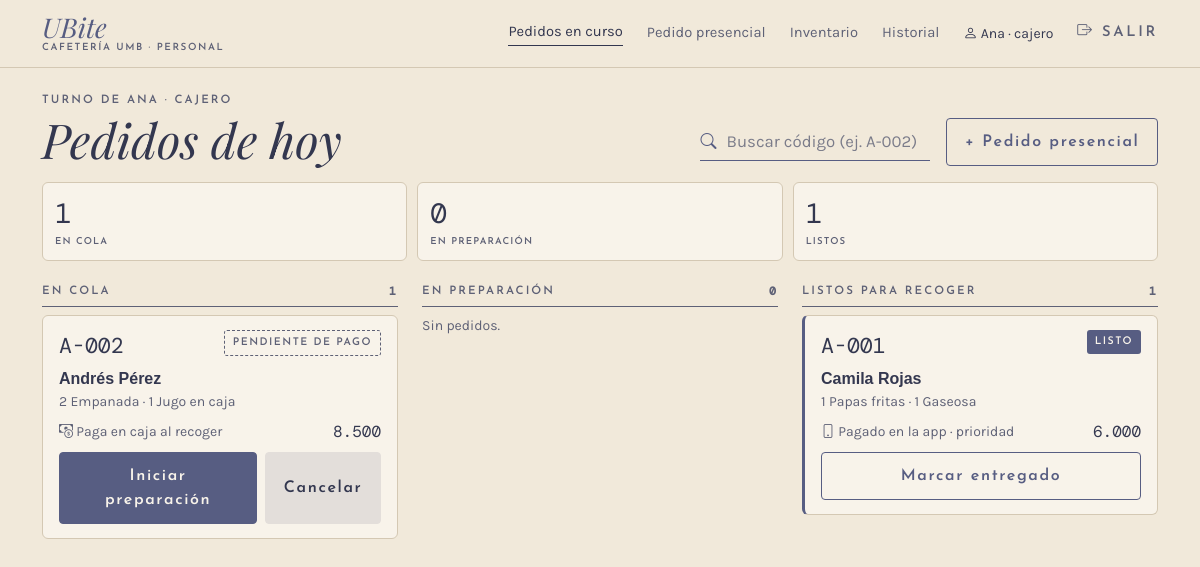
Screenshot of /caja/ (signed in) with the database file from the repository.
### app/models.py (models this page shows, shortened)
class Usuario(UserMixin, db.Model):
    __tablename__ = "usuario"
    __table_args__ = (
        db.CheckConstraint("rol IN ('cajero', 'administrador')", name="ck_usuario_rol"),
    )
    id_usuario = db.Column(db.Integer, primary_key=True, autoincrement=True)
    nombre = db.Column(db.Text, nullable=False)
    rol = db.Column(db.Text, nullable=False)
    username = db.Column(db.Text, nullable=False, unique=True)
    password_hash = db.Column(db.Text, nullable=False)
    activo = db.Column(db.Boolean, nullable=False, default=True)
    @property
    def is_active(self):
        return bool(self.activo)

class Pedido(db.Model):
    __tablename__ = "pedido"
    __table_args__ = (
        db.CheckConstraint("origen IN ('qr', 'presencial')", name="ck_pedido_origen"),
        db.CheckConstraint(
            "estado IN ('en_cola', 'en_preparacion', 'listo', 'entregado', 'cancelado')",
            name="ck_pedido_estado"),
        db.CheckConstraint("total >= 0", name="ck_pedido_total"),
    )
    TRANSICIONES = {
        "en_cola": {"en_preparacion", "listo", "cancelado"},
        "en_preparacion": {"listo", "cancelado"},
        "listo": {"entregado", "cancelado"},
        "entregado": set(),
        "cancelado": set(),
    }
    id_pedido = db.Column(db.Integer, primary_key=True, autoincrement=True)
    codigo = db.Column(db.Text, nullable=False, unique=True)
    id_cliente = db.Column(db.Integer, db.ForeignKey("cliente.id_cliente"), nullable=False)
    id_usuario = db.Column(db.Integer, db.ForeignKey("usuario.id_usuario"))
    fecha_hora = db.Column(db.DateTime, nullable=False, default=ahora)
    origen = db.Column(db.Text, nullable=False)
    estado = db.Column(db.Text, nullable=False, default="en_cola")
    total = db.Column(db.Float, nullable=False, default=0)
    cliente = db.relationship("Cliente", back_populates="pedidos")
    usuario = db.relationship("Usuario")
    detalles = db.relationship("DetallePedido", back_populates="pedido", lazy=True,
                               cascade="all, delete-orphan")
    pagos = db.relationship("Pago", back_populates="pedido", lazy=True)
    transacciones = db.relationship("Transaccion", back_populates="pedido", lazy=True)
    notificaciones = db.relationship("Notificacion", back_populates="pedido", lazy=True)

class Cliente(db.Model):
    __tablename__ = "cliente"
    id_cliente = db.Column(db.Integer, primary_key=True, autoincrement=True)
    nombre = db.Column(db.Text, nullable=False)
    telefono = db.Column(db.Text, nullable=False)
    fecha_registro = db.Column(db.DateTime, nullable=False, default=ahora)
    suscripcion_push = db.Column(db.Text)
    pedidos = db.relationship("Pedido", back_populates="cliente", lazy=True)

class DetallePedido(db.Model):
    __tablename__ = "detalle_pedido"
    __table_args__ = (
        db.CheckConstraint("cantidad > 0", name="ck_detalle_cantidad"),
        db.CheckConstraint("precio_unitario > 0", name="ck_detalle_precio"),
        db.CheckConstraint("subtotal = cantidad * precio_unitario", name="ck_detalle_subtotal"),
    )
    id_detalle = db.Column(db.Integer, primary_key=True, autoincrement=True)
    id_pedido = db.Column(db.Integer, db.ForeignKey("pedido.id_pedido"), nullable=False)
    id_producto = db.Column(db.Integer, db.ForeignKey("producto.id_producto"), nullable=False)
    cantidad = db.Column(db.Integer, nullable=False)
    precio_unitario = db.Column(db.Float, nullable=False)
    subtotal = db.Column(db.Float, nullable=False)
    pedido = db.relationship("Pedido", back_populates="detalles")
    producto = db.relationship("Producto")

class Producto(db.Model):
    __tablename__ = "producto"
    __table_args__ = (
        db.CheckConstraint("precio > 0", name="ck_producto_precio"),
        db.CheckConstraint("stock_actual >= 0", name="ck_producto_stock"),
        db.CheckConstraint("stock_minimo >= 0", name="ck_producto_minimo"),
    )
    id_producto = db.Column(db.Integer, primary_key=True, autoincrement=True)
    nombre = db.Column(db.Text, nullable=False)
    descripcion = db.Column(db.Text)
    precio = db.Column(db.Float, nullable=False)
    stock_actual = db.Column(db.Integer, nullable=False, default=0)
    stock_minimo = db.Column(db.Integer, nullable=False, default=0)
    activo = db.Column(db.Boolean, nullable=False, default=True)
    id_categoria = db.Column(db.Integer, db.ForeignKey("categoria.id_categoria"), nullable=False)
    categoria = db.relationship("Categoria", back_populates="productos")

### app/routes/caja.py (the view)
@bp.route("/")
@rol_requerido(*PERSONAL)
def cola():
    pedidos = servicios.cola_activa()
    columnas = {e: [p for p in pedidos if p.estado == e] for e in servicios.ACTIVOS}
    buscar = request.args.get("buscar", "").strip()
    encontrado = servicios.buscar_pedido(buscar) if buscar else None
    return render_template("caja/cola.html", columnas=columnas, buscar=buscar,
                           encontrado=encontrado)

### app/__init__.py (called while the page is built)
def pesos(valor):
    return f"{valor:,.0f}".replace(",", ".")

@login_manager.user_loader
def cargar_usuario(id_usuario):
    from .models import Usuario
    return db.session.get(Usuario, int(id_usuario))

### app/database.py (called while the page is built)
@event.listens_for(Engine, "begin")
def _iniciar(conexion):
    conexion.exec_driver_sql("BEGIN IMMEDIATE" if _escritura.get() else "BEGIN")

### app/routes/__init__.py (called while the page is built)
def rol_requerido(*roles):
    def decorador(vista):
        @wraps(vista)
        @login_required
        def envoltura(*args, **kwargs):
            if current_user.rol not in roles:
                abort(403)
            return vista(*args, **kwargs)
        return envoltura
    return decorador

def datos_menu():
    if not current_user.is_authenticated:
        return {}
    from flask import request
    admin = current_user.rol == "administrador"
    seccion = request.endpoint
    if seccion in ("inventario.entrada", "inventario.producto"):
        seccion = "inventario.lista"
    return {"es_admin": admin, "seccion": seccion,
            "menu_personal": MENU_ADMIN if admin else MENU_CAJERO,
            "menu_inferior": INFERIOR_ADMIN if admin else INFERIOR_CAJERO}

### app/routes/cliente.py (called while the page is built)
@bp.app_context_processor
def datos_carrito():
    carrito = session.get("carrito", {})
    return {"unidades_carrito": sum(carrito.values())}

### app/servicios.py (called while the page is built)
def cola_activa():
    pagado = exists().where(Pago.id_pedido == Pedido.id_pedido, Pago.estado == "aprobado")
    return (Pedido.query.filter(Pedido.estado.in_(ACTIVOS))
            .order_by(case((pagado, 0), else_=1), Pedido.fecha_hora).all())

### app/templates/caja/cola.html (shortened to what this page needs)
{% extends "caja/_base.html" %}
{% set titulos = {"en_cola": "En cola", "en_preparacion": "En preparación", "listo": "Listos para recoger"} %}
{% set cortos = {"en_cola": "En cola", "en_preparacion": "En preparación", "listo": "Listos"} %}
{% macro tarjeta(p) %}
{% set pago = p.pagos|selectattr("estado", "equalto", "aprobado")|first %}
<div class="tarjeta-pedido {{ 'prioridad' if pago }}">
  <div class="d-flex justify-content-between align-items-start">
    <span class="cod">{{ p.codigo }}</span>
    {% if p.estado == "listo" %}<span class="chip chip-oscuro">Listo</span>
    {% elif pago %}<span class="chip">Pagado</span>
    {% elif p.estado in ("en_cola", "en_preparacion") %}<span class="chip chip-punteado">Pendiente de pago</span>
    {% else %}<span class="chip">{{ ESTADOS[p.estado] }}</span>{% endif %}
  </div>
  <div class="fw-bold mt-1">{{ p.cliente.nombre }}</div>
  <div class="small suave">{% for d in p.detalles %}{{ d.cantidad }} {{ d.producto.nombre }}{% if not loop.last %} · {% endif %}{% endfor %}</div>
  <div class="d-flex justify-content-between align-items-center small mt-2 mb-2">
    <span class="suave">
      {% if pago and pago.metodo == "app" %}<i class="bi bi-phone"></i> Pagado en la app · prioridad
      {% elif pago %}<i class="bi bi-cash-coin"></i> Pagado en caja
      {% else %}<i class="bi bi-cash-coin"></i> Paga en caja al recoger{% endif %}
    </span>
    <span class="mono fs-6">{{ p.total|pesos }}</span>
  </div>
  {% if p.estado in ("en_cola", "en_preparacion", "listo") %}
  <form method="post" action="{{ url_for('caja.cambiar_estado', id_pedido=p.id_pedido) }}" class="d-flex gap-2">
    {% if p.estado == "en_cola" %}
      <button class="btn btn-ubite flex-fill" name="accion" value="preparar">Iniciar preparación</button>
    {% elif p.estado == "en_preparacion" %}
      <button class="btn btn-ubite flex-fill" name="accion" value="listo">Marcar como listo</button>
    {% elif pago %}
      <button class="btn btn-contorno flex-fill" name="accion" value="entregar">Marcar entregado</button>
    {% else %}
      <input type="hidden" name="cobrar" value="1">
      <button class="btn btn-ubite flex-fill" name="accion" value="entregar"
              onclick="return confirm('¿Cobrar $ {{ p.total|pesos }} en efectivo y entregar {{ p.codigo }}?')">Cobrar y entregar</button>
    {% endif %}
    {% if not (pago and pago.metodo == "app") %}
      <button class="btn btn-suave" name="accion" value="cancelar"
              onclick="return confirm('¿Cancelar {{ p.codigo }}?{% if pago %} Hay que devolverle $ {{ pago.monto|pesos }} en efectivo.{% endif %} Los productos vuelven al inventario.')">Cancelar</button>
    {% endif %}
  </form>
  {% endif %}
</div>
{% endmacro %}
{% block panel %}
<div class="d-flex flex-wrap justify-content-between align-items-end gap-3 mb-3">
  <div>
    <p class="etiqueta mb-1">Turno de {{ current_user.nombre.split(' ')[0] }} · {{ current_user.rol }}</p>
    <h1 class="titulo display-5 mb-0">Pedidos de hoy</h1>
  </div>
  <div class="d-flex flex-wrap gap-3 align-items-center">
    <form method="get" class="campo-icono buscador"><i class="bi bi-search"></i>
      <input class="form-control linea-campo" name="buscar" value="{{ buscar }}" placeholder="Buscar código (ej. A-002)">
    </form>
    <a class="btn btn-contorno d-none d-lg-inline-block" href="{{ url_for('caja.presencial') }}">+ Pedido presencial</a>
  </div>
</div>
<div class="resumen-estados mb-4">
  {% for estado, pedidos in columnas.items() %}
  <a href="#col-{{ estado }}" class="tarjeta"><span class="mono fs-3">{{ pedidos|length }}</span><span class="etiqueta">{{ cortos[estado] }}</span></a>
  {% endfor %}
</div>
<div class="row g-4">
  {% for estado, pedidos in columnas.items() %}
  <section class="col-lg-4 columna-cola" id="col-{{ estado }}">
    <h2 class="etiqueta"><span>{{ titulos[estado] }}</span><span class="mono">{{ pedidos|length }}</span></h2>
    {% for p in pedidos %}{{ tarjeta(p) }}{% else %}<p class="small suave">Sin pedidos.</p>{% endfor %}
  </section>
  {% endfor %}
</div>
{% endblock %}

### app/templates/caja/_base.html (shortened to what this page needs)
{% extends "base.html" %}
{% block clase_main %}{{ 'con-lateral' if es_admin }} container-xl py-4 con-barra-inferior{% endblock %}
{% block encabezado %}
<header class="barra {{ 'd-lg-none' if es_admin }}">
  <div class="container-xl d-flex justify-content-between align-items-center">
    <a class="marca {% if titulo_barra %}d-none d-lg-inline-block{% endif %}" href="{{ url_for(menu_personal[0][0]) }}">
      <span class="nombre">UBite</span><span class="sub">Cafetería UMB · Personal</span>
    </a>
    {% if not es_admin %}
    <nav class="nav-personal d-none d-lg-flex gap-4 align-items-center">
      {% for ruta, texto, _ in menu_personal %}
      <a href="{{ url_for(ruta) }}" class="{{ 'activo' if seccion == ruta }}">{{ texto }}</a>
      {% endfor %}
      <span class="small"><i class="bi bi-person"></i> {{ current_user.nombre.split(' ')[0] }} · {{ current_user.rol }}</span>
      <a href="{{ url_for('auth.salir') }}" class="etiqueta"><i class="bi bi-box-arrow-right"></i> Salir</a>
    </nav>
    {% endif %}
  </div>
</header>
{% endblock %}
{% block contenido %}
{% block panel %}{% endblock %}
{% endblock %}

### app/static/css/ubite.css (style rules this page uses)
:root { --papel: #F1E9DA; --papel-claro: #F8F3EA; --lavado: #E3DEDA; --linea: #D4C8B3; --tinta: #575D82; --tinta-oscura: #33374F; --tinta-suave: #5E6176; --alerta: #8A3B2E; --f-titulo: "Playfair Display", Georgia, serif; --f-etiqueta: "Josefin Sans", Arial, sans-serif; --f-texto: "Karla", Arial, sans-serif; --f-mono: "DM Mono", "Courier New", monospace; --bs-body-bg: var(--papel); --bs-body-color: var(--tinta-oscura); --bs-body-font-family: var(--f-texto); --bs-border-color: var(--linea); --bs-link-color-rgb: 51, 55, 79; --bs-link-hover-color-rgb: 87, 93, 130; }
html { background: var(--papel); }
body { min-height: 100vh; background: var(--papel); color: var(--tinta-oscura); font-family: var(--f-texto); }
.titulo { font-family: var(--f-titulo); font-style: italic; font-weight: 400; color: var(--tinta-oscura); line-height: 1.1; }
.etiqueta { font-family: var(--f-etiqueta); font-weight: 600; font-size: .72rem; letter-spacing: .18em; text-transform: uppercase; color: var(--tinta-suave); }
.mono { font-family: var(--f-mono); }
.suave { color: var(--tinta-suave); }
.barra { border-bottom: 1px solid var(--linea); padding: 14px 0; background: var(--papel); }
.marca { text-decoration: none; display: inline-block; line-height: 1; }
.marca .nombre { font-family: var(--f-titulo); font-style: italic; font-size: 1.7rem; color: var(--tinta); }
.marca .sub { display: block; margin-top: 2px; font-family: var(--f-etiqueta); font-weight: 600; font-size: .62rem; letter-spacing: .16em; text-transform: uppercase; color: var(--tinta-suave); }
.nav-personal a { font-size: .92rem; color: var(--tinta-suave); text-decoration: none; padding-bottom: 2px; }
.nav-personal a.activo, .nav-personal a:hover { color: var(--tinta-oscura); border-bottom: 1px solid var(--tinta-oscura); }
.btn { font-family: var(--f-etiqueta); font-weight: 600; letter-spacing: .1em; border-radius: 4px; padding: .7rem 1.1rem; }
.btn-ubite { background: var(--tinta); border: 1px solid var(--tinta); color: var(--papel-claro); }
.btn-contorno { background: transparent; border: 1px solid var(--tinta); color: var(--tinta); }
.btn-suave { background: var(--lavado); border: 1px solid var(--lavado); color: var(--tinta-oscura); }
.form-control.linea-campo { background: transparent; border: 0; border-bottom: 1px solid var(--tinta); border-radius: 0; padding-left: 0; font-size: 1.05rem; color: var(--tinta-oscura); }
.campo-icono { display: flex; align-items: center; gap: 10px; border-bottom: 1px solid var(--tinta); }
.campo-icono i { color: var(--tinta); }
.campo-icono .linea-campo { border-bottom: 0; }
.form-control::placeholder { color: var(--tinta-suave); opacity: .8; }
.buscador { min-width: 230px; }
.tarjeta { display: block; background: var(--papel-claro); border: 1px solid var(--linea); border-radius: 6px; padding: 16px 18px; }
.chip { display: inline-block; font-family: var(--f-etiqueta); font-weight: 600; font-size: .66rem; letter-spacing: .14em; text-transform: uppercase; background: var(--lavado); color: var(--tinta-oscura); padding: 4px 8px; border-radius: 3px; }
.chip-oscuro { background: var(--tinta); color: var(--papel-claro); }
.chip-punteado { background: transparent; border: 1px dashed var(--tinta-suave); color: var(--tinta-suave); }
.resumen-estados { display: grid; grid-template-columns: repeat(3, 1fr); gap: 10px; }
.resumen-estados .tarjeta { text-decoration: none; color: var(--tinta-oscura); display: flex; flex-direction: column; padding: 10px 12px; }
.resumen-estados .etiqueta { font-size: .6rem; letter-spacing: .12em; }
.columna-cola h2 { border-bottom: 1.5px solid var(--tinta-suave); padding-bottom: 8px; display: flex; justify-content: space-between; }
.tarjeta-pedido { background: var(--papel-claro); border: 1px solid var(--linea); border-radius: 6px; padding: 14px 16px; margin-bottom: 12px; }
.tarjeta-pedido.prioridad { border-left: 3px solid var(--tinta); }
.tarjeta-pedido .cod { font-family: var(--f-mono); font-size: 1.35rem; }
.chip { white-space: nowrap; }

### rows the page displays
Usuario: nombre "Ana", rol "cajero", nombre "ANA", rol "CAJERO"
Pedido: codigo "A-002", estado "PENDIENTE DE PAGO", cliente.nombre "Andrés Pérez", shows "Paga en caja al recoger", total|pesos "8.500"
DetallePedido: cantidad "2", producto.nombre "Empanada"
DetallePedido: cantidad "1", producto.nombre "Jugo en caja"
Pedido: codigo "A-001", estado "LISTO", cliente.nombre "Camila Rojas", shows "Pagado en la app · prioridad", total|pesos "6.000"
DetallePedido: cantidad "1", producto.nombre "Papas fritas"
DetallePedido: cantidad "1", producto.nombre "Gaseosa"

### other values shown
{{ texto }} "Pedidos en curso" "Pedido presencial" "Inventario" "Historial"
{{ pedidos|length }} "1" "0" "1"
{{ cortos[estado] }} "EN COLA" "EN PREPARACIÓN" "LISTOS"
{{ titulos[estado] }} "EN COLA" "EN PREPARACIÓN" "LISTOS PARA RECOGER"
